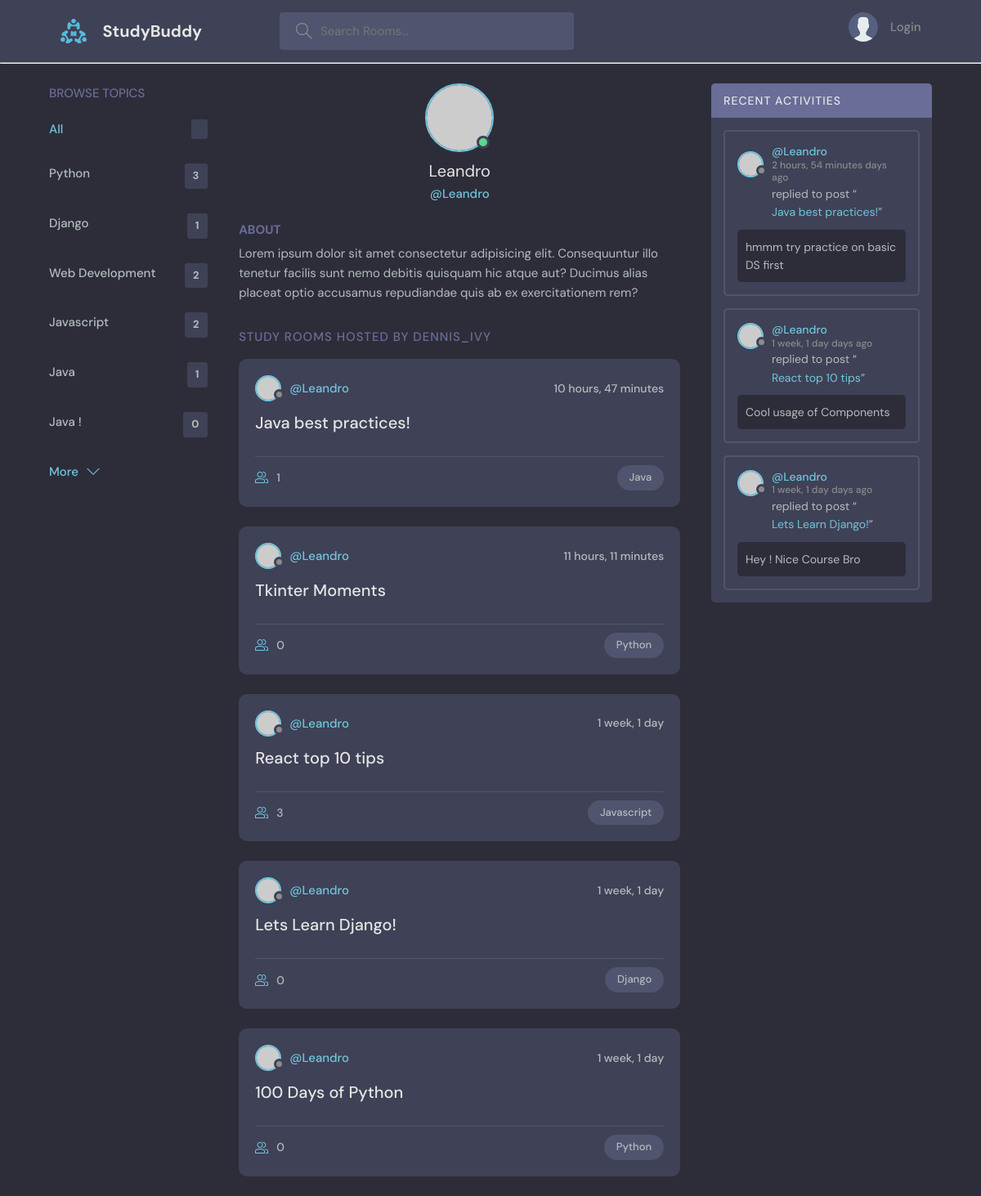
The app's page /profile/2/ with its own data.
### base/models.py (models this page shows, shortened)
class Topic(models.Model):
    name = models.CharField(max_length=200)

class Room(models.Model):
    host = models.ForeignKey(User , on_delete=models.SET_NULL , null=True)
    topic = models.ForeignKey(Topic , on_delete=models.SET_NULL , null=True) # When the topic is deleted room will remain
    name = models.CharField(max_length=200)
    description = models.TextField(null=True ,blank=True, max_length=200) # Null meaning it can be blank
    participants = models.ManyToManyField(User , related_name="participants" , blank=True)
    updated = models.DateTimeField(auto_now=True) #Automatic DateTimeField | Everytime we save
    created = models.DateTimeField(auto_now_add=True) #When we first save
    class Meta:
        ordering = ['-updated', '-created'] # if with "-" it will be reversed
    def __str__(self):
        return self.name

class Message(models.Model):
    user = models.ForeignKey(User , on_delete=models.CASCADE) # A message only has one user
    room = models.ForeignKey(Room , on_delete=models.CASCADE) # CASCADE Means if room is deleted the Message will also be deleted
    body = models.TextField(max_length=250)
    updated = models.DateTimeField(auto_now=True) #Automatic DateTimeField | Everytime we save
    created = models.DateTimeField(auto_now_add=True) #When we first save
    class Meta:
        ordering = ['-updated', '-created'] # if with "-" it will be reversed
    def __str__(self):
        return self.body[0:50]

### base/views.py (the view)
# urls.py: path('profile/<str:pk>/' , views.userProfile , name="profile"),
def userProfile(request , pk):
    user = User.objects.get(id = pk)
    rooms = user.room_set.all() # get all children of an object
    room_messages = user.message_set.all() #
    topics = Topic.objects.all()
    context = {'user' : user , 'rooms' : rooms ,'room_messages' : room_messages , 'topics' : topics}
    return render(request , 'base/profile.html' , context)

### base/templates/base/profile.html (shortened to what this page needs)
{% extends "main.html" %}
{% block content %}
<main class="profile-page layout layout--3">
  <div class="container">
    {% include 'base/topics_component.html' %}
    <div class="roomList">
      <div class="profile">
        <div class="profile__avatar">
          <div class="avatar avatar--large active">
            <img src="https://randomuser.me/api/portraits/men/11.jpg" />
          </div>
        </div>
        <div class="profile__info">
          <h3>{{user.username}}</h3>
          <p>@{{user.username}}</p>
        </div>
        <div class="profile__about">
          <h3>About</h3>
          <p>
            Lorem ipsum dolor sit amet consectetur adipisicing elit. Consequuntur illo tenetur
            facilis sunt nemo debitis quisquam hic atque aut? Ducimus alias placeat optio
            accusamus repudiandae quis ab ex exercitationem rem?
          </p>
        </div>
      </div>
      <div class="roomList__header">
        <div>
          <h2>Study Rooms Hosted by dennis_ivy</a>
          </h2>
        </div>
      </div>
      {% include 'base/feed_component.html' %}
    </div>
    {% include 'base/activity_component.html' %}
  </div>
</main>
{% endblock %}

### base/templates/base/topics_component.html
<div class="topics">
    <div class="topics__header">
        <h2>Browse Topics</h2>
    </div>
    <ul class="topics__list">
        <li>
            <a href="{% url 'home' %}" class="active">All <span>{{room_count}}</span></a>
        </li>
        <li>
            {% for topic in topics %}
            <a href="{% url 'home' %}?q={{topic.name}}">{{topic.name}} <span> {{topic.room_set.all.count}} </span></a>
            {% endfor %}
        </li>
    </ul>
    <a class="btn btn--link" href="{% url 'topics' %}">
        More
        <svg version="1.1" xmlns="http://www.w3.org/2000/svg" width="32" height="32" viewBox="0 0 32 32">
            <title>chevron-down</title>
            <path d="M16 21l-13-13h-3l16 16 16-16h-3l-13 13z"></path>
        </svg>
    </a>
</div>

### base/templates/base/feed_component.html (shortened to what this page needs)
{% for room in rooms %}
<div class="roomListRoom">
    <div class="roomListRoom__header">
        <a href="{% url 'profile' room.host.id %}" class="roomListRoom__author">
            <div class="avatar avatar--small">
                <img src="https://randomuser.me/api/portraits/women/11.jpg" />
            </div>
            <span>@{{room.host.username}}</span>
        </a>
        <div class="roomListRoom__actions">
            <span>{{room.created|timesince}}</span>
        </div>
    </div>
    <div class="roomListRoom__content">
        <a href="{% url 'room' room.id %}">{{room.name}}</a>
    </div>
    <div class="roomListRoom__meta">
        <a href="{% url 'room' room.id %}" class="roomListRoom__joined">
            {{room.participants.all.count}}
        </a>
        <p class="roomListRoom__topic">{{room.topic.name}}</p>
    </div>
</div>
{% endfor %}

### base/templates/base/activity_component.html (shortened to what this page needs)
<div class="activities">
    <div class="activities__header">
        <h2>Recent Activities</h2>
    </div>
    {% for message in room_messages %}
    <div class="activities__box">
        <div class="activities__boxHeader roomListRoom__header">
            <a href="{% url 'profile' message.user.id %}" class="roomListRoom__author">
                <div class="avatar avatar--small">
                    <img src="https://randomuser.me/api/portraits/women/11.jpg" />
                </div>
                <p>
                    @{{message.user}}
                    <span>{{message.created|timesince}} days ago</span>
                </p>
            </a>
        </div>
        <div class="activities__boxContent">
            <p>replied to post “<a href="room.html">{{message.room}}</a>”</p>
            <div class="activities__boxRoomContent">
                {{message}}
            </div>
        </div>
    </div>
    {% endfor %}
</div>

### records on screen
Topic: name "Python", room_set.all.count "3"
Topic: name "Django", room_set.all.count "1"
Topic: name "Web Development", room_set.all.count "2"
Topic: name "Javascript", room_set.all.count "2"
Topic: name "Java", room_set.all.count "1"
Topic: name "Java !", room_set.all.count "0"
Room: host.username "Leandro", created "10 hours, 47 minutes", name "Java best practices!", participants.all.count "1", topic.name "Java"
Room: host.username "Leandro", created "11 hours, 11 minutes", name "Tkinter Moments", participants.all.count "0", topic.name "Python"
Room: host.username "Leandro", created "1 week, 1 day", name "React top 10 tips", participants.all.count "3", topic.name "Javascript"
Room: host.username "Leandro", created "1 week, 1 day", name "Lets Learn Django!", participants.all.count "0", topic.name "Django"
Room: host.username "Leandro", created "1 week, 1 day", name "100 Days of Python", participants.all.count "0", topic.name "Python"
Message: user "Leandro", created "2 hours, 54 minutes", room "Java best practices!", body "hmmm try practice on basic DS first"
Message: user "Leandro", created "1 week, 1 day", room "React top 10 tips", body "Cool usage of Components"
Message: user "Leandro", created "1 week, 1 day", room "Lets Learn Django!", body "Hey ! Nice Course Bro"

### other values on screen
{{ user.username }} "Leandro"
